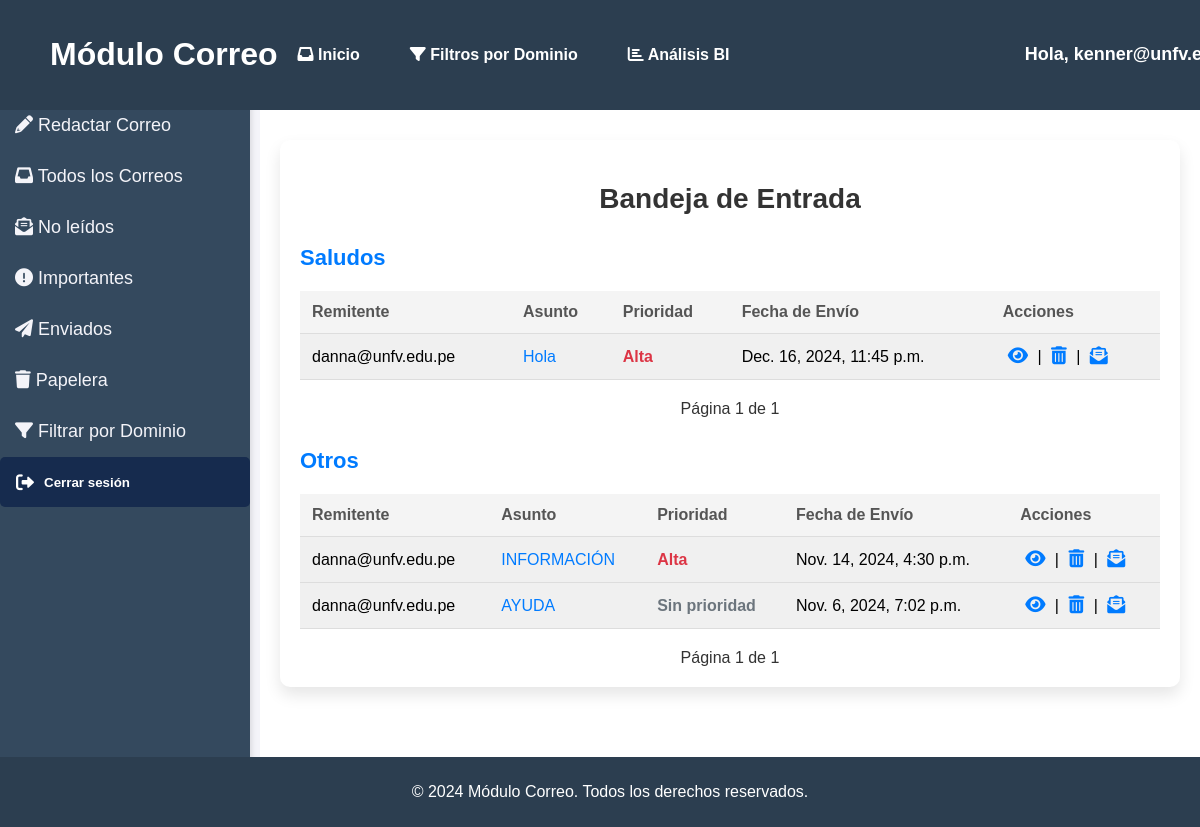
Page /home/inbox/ (signed in) on the committed database.
### emails/models.py (models this page shows, shortened)
class Correo(models.Model):
    remitente = models.ForeignKey(User, on_delete=models.CASCADE, related_name="enviados")
    destinatario = models.ForeignKey(User, on_delete=models.CASCADE, related_name="correos_recibidos")
    asunto = models.CharField(max_length=200)
    contenido = models.TextField()
    fecha_envio = models.DateTimeField(auto_now_add=True)
    eliminado_por_remitente = models.BooleanField(default=False)
    eliminado_por_destinatario = models.BooleanField(default=False)
    prioridad = models.ForeignKey(Prioridad, on_delete=models.SET_NULL, null=True, blank=True)  # Clave foránea
    leido = models.BooleanField(default=False)

class Prioridad(models.Model):
    nivel = models.CharField(max_length=50)  # Ej: "Alta", "Media", "Baja"
    descripcion = models.TextField(blank=True, null=True)  # Descripción opcional

### emails/views.py (the view)
# urls.py: path('inbox/', views.inbox_view, name='inbox'),
@login_required
def inbox_view(request):
    correos_recibidos = Correo.objects.filter(destinatario=request.user,eliminado_por_destinatario=False).order_by('-fecha_envio')
    clasificados = {}
    for correo in correos_recibidos:
        categoria = clasificar_por_asunto(correo.asunto)
        if categoria not in clasificados:
            clasificados[categoria] = []
        clasificados[categoria].append(correo)
    for categoria, correos in clasificados.items():
        paginator = Paginator(correos, 10)  # Paginación para cada categoría
        page_number = request.GET.get(f'page_{categoria}')  # Usamos un parámetro de página único por categoría
        page_obj = paginator.get_page(page_number)  # Obtener los correos de la página actual
        clasificados[categoria] = page_obj  # Reemplazamos la lista de correos por el objeto de paginación
    return render(request, 'emails/inbox.html', {
        'correos_clasificados': clasificados
    })

### emails/utils.py (called while the page is built)
def clasificar_por_asunto(asunto):
    asunto = asunto.lower()  # Convertir a minúsculas para evitar problemas de mayúsculas
    for categoria, palabras_clave in CATEGORIAS_POR_PALABRAS.items():
        for palabra in palabras_clave:
            if palabra in asunto:
                return categoria
    return "Otros"  # Categoría por defecto

### Templates/emails/inbox.html (shortened to what this page needs)
{% extends 'emails/base.html' %}
{% block content %}
<div class="bandeja-container">
  <h2>Bandeja de Entrada</h2>
  {% if correos_clasificados %}
    {% for categoria, page_obj in correos_clasificados.items %}
      <h3>{{ categoria }}</h3>
      <table>
        <thead>
          <tr>
            <th>Remitente</th>
            <th>Asunto</th>
            <th>Prioridad</th>
            <th>Fecha de Envío</th>
            <th>Acciones</th>
          </tr>
        </thead>
        <tbody>
          {% for correo in page_obj %}
            <tr class="{% if correo.leido %}leido{% else %}no-leido{% endif %}">
              <td>{{ correo.remitente }}</td>
              <td>
                <a href="{% url 'ver_correo' correo.id %}">{{ correo.asunto }}</a>
              </td>
              <td class="prioridad {% if correo.prioridad.nivel == 'Alta' %}prioridad-alta{% elif correo.prioridad.nivel == 'Media' %}prioridad-media{% elif correo.prioridad.nivel == 'Baja' %}prioridad-baja{% else %}prioridad-sin{% endif %}">
                {% if correo.prioridad.nivel %}
                  {{ correo.prioridad.nivel }}
                {% else %}
                  Sin prioridad
                {% endif %}
              </td>
              <td>{{ correo.fecha_envio }}</td>
              <td class="acciones">
                <a href="{% url 'ver_correo' correo.id %}" title="Ver Correo"><i class="fas fa-eye"></i></a> |
                <a href="{% url 'eliminar_correo_recibido' correo.id %}" title="Eliminar Correo"><i class="fas fa-trash-alt"></i></a> |
                {% if correo.leido %}
                  <a href="{% url 'marcar_como_no_leido' correo.id %}" title="Marcar como No Leído"><i class="fas fa-envelope-open-text"></i></a>
                {% endif %}
              </td>
            </tr>
          {% endfor %}
        </tbody>
      </table>
      <div class="pagination">
        <span>Página {{ page_obj.number }} de {{ page_obj.paginator.num_pages }}</span>
      </div>
    {% endfor %}
  {% else %}
    <p>No tienes correos en tu bandeja de entrada.</p>
  {% endif %}
</div>
{% endblock %}

### Templates/emails/base.html (shortened to what this page needs)
<!DOCTYPE html>
<html lang="es">
<head>
    <link href="https://cdnjs.cloudflare.com/ajax/libs/font-awesome/6.0.0-beta3/css/all.min.css" rel="stylesheet">
    {% load static %}
    <link rel="stylesheet" href="https://cdnjs.cloudflare.com/ajax/libs/font-awesome/6.0.0-beta3/css/all.min.css">
</head>
<body>
<div class="navbar">
    <div class="logo">
        <h1>Módulo Correo</h1>
    </div>
    <a href="{% url 'inbox' %}" title="Ver todos los correos">
        <i class="fas fa-inbox"></i> Inicio
    </a>
    <a href="{% url 'filtrar_por_dominio' %}" title="Filtrar por dominio">
        <i class="fas fa-filter"></i> Filtros por Dominio
    </a>
    <a href="{% url 'dashboard' %}" title="Ver análisis BI">
        <i class="fas fa-chart-bar"></i> Análisis BI
    </a>
    <span class="user-info" style="font-size: 18px; color: white; font-weight: bold;">
        Hola, {{ user.username }}
    </span>
</div>
    <div class="sidebar">
        <a href="{% url 'redactar_correo' %}">
            <i class="fas fa-pencil-alt"></i> Redactar Correo
        </a>
        <a href="{% url 'inbox' %}">
            <i class="fas fa-inbox"></i> Todos los Correos
        </a>
        <a href="{% url 'correos_no_leidos' %}">
            <i class="fas fa-envelope-open-text"></i> No leídos
        </a>
        <a href="{% url 'correos_alta_prioridad' %}">
            <i class="fas fa-exclamation-circle"></i> Importantes
        </a>
        <a href="{% url 'correos_enviados' %}">
            <i class="fas fa-paper-plane"></i> Enviados
        </a>
        <a href="{% url 'correos_eliminados' %}">
            <i class="fas fa-trash"></i> Papelera
        </a>
        <a href="{% url 'filtrar_por_dominio' %}">
            <i class="fas fa-filter"></i> Filtrar por Dominio
        </a>
        <form action="{% url 'logout' %}" method="post" style="display: inline;">
            <button type="submit" class="logout-btn">
                <i class="fas fa-sign-out-alt"></i> Cerrar sesión
            </button>
        </form>
    </div>
    <div class="main-content">
        {% block content %}{% endblock %}
    </div>
    <footer>
        <p>&copy; 2024 Módulo Correo. Todos los derechos reservados.</p>
    </footer>
</body>
</html>

### Templates/emails/base.html (style rules this page uses)
.logout-btn { width: 100%; padding: 16px; background-color: #162B4E; color: white; font-weight: bold; text-align: left; border: none; border-radius: 5px; cursor: pointer; display: flex; align-items: center; gap: 10px; transition: background-color 0.3s ease; }
.logout-btn i { font-size: 18px; }
body { font-family: Arial, sans-serif; margin: 0; padding: 0; background-color: #f4f4f9; }
.navbar { background-color: #2c3e50; color: white; padding: 15px 50px; display: flex; justify-content: space-between; align-items: center; gap: 20px; position: fixed; top: 0; width: 100%; z-index: 1; }
.navbar .logo { margin-right: auto; }
.navbar a, .navbar button { color: white; text-decoration: none; font-weight: bold; background: none; border: none; cursor: pointer; }
.navbar a { margin-right: 30px; }
.sidebar { width: 250px; background-color: #34495e; position: fixed; top: 80px; left: 0; height: calc(100% - 80px); padding-top: 20px; box-shadow: 2px 0 5px rgba(0, 0, 0, 0.1); }
.sidebar a { padding: 15px; text-decoration: none; font-size: 18px; color: #f4f4f9; display: block; }
.navbar .user-info { margin-left: 10px; font-size: 18px; font-weight: bold; }
.main-content { margin-left: 260px; padding: 100px 20px; background-color: white; }
button { padding: 10px 20px; background-color: #2c3e50; color: white; border: none; border-radius: 5px; cursor: pointer; }
footer { text-align: center; padding: 10px; background-color: #2c3e50; color: white; position: fixed; bottom: 0; width: 100%; }

### Templates/emails/inbox.html (style rules this page uses)
.bandeja-container { max-width: 900px; margin: 40px auto; padding: 20px; background-color: #ffffff; border-radius: 10px; box-shadow: 0 8px 16px rgba(0, 0, 0, 0.1); }
h2 { font-size: 28px; color: #333; text-align: center; margin-bottom: 20px; }
h3 { font-size: 22px; color: #007bff; margin-top: 30px; margin-bottom: 10px; }
table { width: 100%; border-collapse: collapse; margin-top: 20px; }
th, td { padding: 12px; text-align: left; border-bottom: 1px solid #ddd; }
th { background-color: #f4f4f4; color: #555; }
td { font-size: 16px; }
td a { text-decoration: none; color: #007bff; }
.leido { background-color: #f0f0f0; }
.prioridad { font-weight: bold; }
.prioridad-alta { color: #dc3545; }
.prioridad-sin { color: #6c757d; }
.pagination { display: flex; justify-content: center; align-items: center; margin-top: 20px; }
.pagination span { margin: 0 10px; color: #333; }
.acciones a { color: #007bff; font-size: 18px; margin: 0 5px; }

### rows in the picture
Correo: remitente "danna@unfv.edu.pe", asunto "Hola", prioridad.nivel "Alta", fecha_envio "Dec. 16, 2024, 11:45 p.m.", leido True (drawn)
Correo: remitente "danna@unfv.edu.pe", asunto "INFORMACIÓN", prioridad.nivel "Alta", fecha_envio "Nov. 14, 2024, 4:30 p.m.", leido True (drawn)
Correo: remitente "danna@unfv.edu.pe", asunto "AYUDA", shows "Sin prioridad", fecha_envio "Nov. 6, 2024, 7:02 p.m.", leido True (drawn)

### other values in the picture
{{ categoria }} "Saludos" "Otros"
{{ page_obj.number }} "1" "1"
{{ page_obj.paginator.num_pages }} "1" "1"
